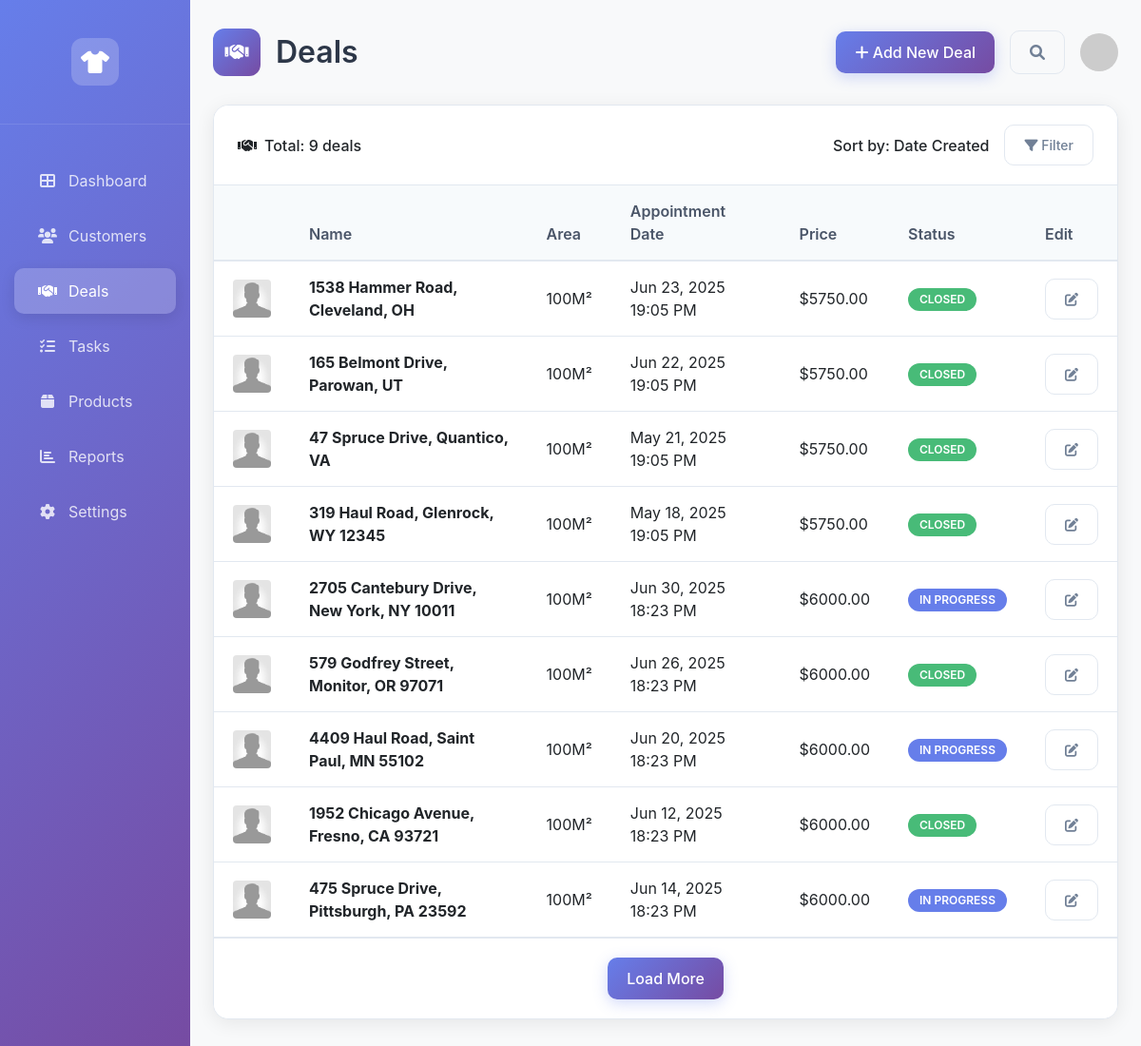
The app's page /deals/ with its own data.
### erp/models.py (models this page shows, shortened)
class Deal(models.Model):
    STATUS_CHOICES = [
        ('in_progress', 'In Progress'),
        ('closed', 'Closed'),
        ('pending', 'Pending'),
    ]
    name = models.CharField(max_length=200)
    area = models.CharField(max_length=50)
    appointment_date = models.DateTimeField()
    price = models.DecimalField(max_digits=10, decimal_places=2)
    status = models.CharField(max_length=20, choices=STATUS_CHOICES, default='pending')
    customer = models.ForeignKey(Customer, on_delete=models.CASCADE, null=True, blank=True)
    created_at = models.DateTimeField(auto_now_add=True)

### erp/views.py (the view)
# urls.py: path('deals/', views.deals_list, name='deals_list'),
def deals_list(request):
    deals = Deal.objects.all().order_by('-created_at')
    total_deals = deals.count()
    context = {
        'deals': deals,
        'total_deals': total_deals,
    }
    return render(request, 'erp/deals.html', context)

### templates/erp/deals.html (shortened to what this page needs)
{% extends 'base.html' %}
{% load static %}
{% block content %}
<div class="page-header">
    <div class="d-flex justify-content-between align-items-center">
        <div class="d-flex align-items-center">
            <div class="page-icon me-3">
                <i class="fas fa-handshake"></i>
            </div>
            <h1 class="page-title">Deals</h1>
        </div>
        <div class="d-flex align-items-center">
            <a href="{% url 'deal_create' %}" class="btn btn-primary me-3">
                <i class="fas fa-plus"></i> Add New Deal
            </a>
            <button class="btn btn-outline-secondary me-3">
                <i class="fas fa-search"></i>
            </button>
            <div class="user-avatar">
                <img src="https://via.placeholder.com/40" alt="User" class="rounded-circle">
            </div>
        </div>
    </div>
</div>
<div class="content-card">
    <div class="card-header">
        <div class="d-flex justify-content-between align-items-center">
            <div class="d-flex align-items-center">
                <i class="fas fa-handshake me-2"></i>
                <span>Total: {{ total_deals }} deals</span>
            </div>
            <div class="d-flex align-items-center">
                <span class="me-3">Sort by: Date Created</span>
                <button class="btn btn-outline-secondary btn-sm">
                    <i class="fas fa-filter"></i> Filter
                </button>
            </div>
        </div>
    </div>
    <div class="table-responsive">
        <table class="table table-hover">
            <thead>
                <tr>
                    <th width="5%"></th>
                    <th>Name</th>
                    <th>Area</th>
                    <th>Appointment Date</th>
                    <th>Price</th>
                    <th>Status</th>
                    <th width="10%">Edit</th>
                </tr>
            </thead>
            <tbody>
                {% for deal in deals %}
                <tr>
                    <td>
                        <div class="deal-avatar">
                            <img src="{%static 'image/images.jpeg'%}" alt="Deal" class="rounded">
                        </div>
                    </td>
                    <td>
                        <strong>{{ deal.name }}</strong>
                    </td>
                    <td>{{ deal.area }}</td>
                    <td>{{ deal.appointment_date|date:"M d, Y H:i A" }}</td>
                    <td>${{ deal.price }}</td>
                    <td>
                        {% if deal.status == 'in_progress' %}
                        <span class="badge bg-primary">IN PROGRESS</span>
                        {% elif deal.status == 'closed' %}
                        <span class="badge bg-success">CLOSED</span>
                        {% else %}
                        <span class="badge bg-secondary">PENDING</span>
                        {% endif %}
                    </td>
                    <td>
                        <button class="btn btn-sm btn-outline-secondary">
                            <i class="fas fa-edit"></i>
                        </button>
                    </td>
                </tr>
                {% empty %}
                <tr>
                    <td colspan="7" class="text-center text-muted py-4">
                        No deals found. <a href="{% url 'deal_create' %}">Add your first deal</a>
                    </td>
                </tr>
                {% endfor %}
            </tbody>
        </table>
    </div>
    {% if deals %}
    <div class="card-footer text-center">
        <button class="btn btn-primary">Load More</button>
    </div>
    {% endif %}
</div>
{% endblock %}

### static/css/style.css (style rules this page uses)
body { font-family: -apple-system, BlinkMacSystemFont, 'Segoe UI', Roboto, sans-serif; background-color: #f8f9fa; margin: 0; padding: 0; }
.page-header, .dashboard-header { margin-bottom: 30px; }
.page-title { font-size: 2rem; font-weight: 600; color: #2d3748; margin: 0; }
.page-icon { width: 50px; height: 50px; background: linear-gradient(135deg, #667eea 0%, #764ba2 100%); border-radius: 12px; display: flex; align-items: center; justify-content: center; color: white; font-size: 20px; }
.content-card { background: white; border-radius: 16px; box-shadow: 0 4px 20px rgba(0,0,0,0.08); border: 1px solid #e2e8f0; overflow: hidden; }
.content-card .card-header { background: white; border-bottom: 1px solid #e2e8f0; padding: 20px 25px; font-weight: 500; }
.card-header { background: white; border-bottom: 1px solid #e2e8f0; padding: 20px 25px; font-weight: 500; }
.table { margin-bottom: 0; }
.table th { border-top: none; border-bottom: 2px solid #e2e8f0; font-weight: 600; color: #4a5568; padding: 15px 20px; background: #f7fafc; }
.table td { padding: 15px 20px; vertical-align: middle; border-bottom: 1px solid #e2e8f0; }
.customer-avatar img, .deal-avatar img, .user-avatar img { width: 40px; height: 40px; object-fit: cover; }
.badge { font-size: 0.75rem; font-weight: 600; padding: 6px 12px; border-radius: 20px; }
.bg-primary { background-color: #667eea !important; }
.bg-success { background-color: #48bb78 !important; }
.btn { border-radius: 10px; font-weight: 500; padding: 10px 20px; transition: all 0.3s ease; }
.btn-primary { background: linear-gradient(135deg, #667eea 0%, #764ba2 100%); border: none; box-shadow: 0 4px 15px rgba(102, 126, 234, 0.3); }
.btn-outline-secondary { border-color: #e2e8f0; color: #718096; }
.card-footer { background: white; border-top: 1px solid #e2e8f0; padding: 20px 25px; }

### records on screen
Deal: name "1538 Hammer Road, Cleveland, OH", area "100M²", appointment_date "Jun 23, 2025 19:05 PM", price "5750.00", status "CLOSED"
Deal: name "165 Belmont Drive, Parowan, UT", area "100M²", appointment_date "Jun 22, 2025 19:05 PM", price "5750.00", status "CLOSED"
Deal: name "47 Spruce Drive, Quantico, VA", area "100M²", appointment_date "May 21, 2025 19:05 PM", price "5750.00", status "CLOSED"
Deal: name "319 Haul Road, Glenrock, WY 12345", area "100M²", appointment_date "May 18, 2025 19:05 PM", price "5750.00", status "CLOSED"
Deal: name "2705 Cantebury Drive, New York, NY 10011", area "100M²", appointment_date "Jun 30, 2025 18:23 PM", price "6000.00", status "IN PROGRESS"
Deal: name "579 Godfrey Street, Monitor, OR 97071", area "100M²", appointment_date "Jun 26, 2025 18:23 PM", price "6000.00", status "CLOSED"
Deal: name "4409 Haul Road, Saint Paul, MN 55102", area "100M²", appointment_date "Jun 20, 2025 18:23 PM", price "6000.00", status "IN PROGRESS"
Deal: name "1952 Chicago Avenue, Fresno, CA 93721", area "100M²", appointment_date "Jun 12, 2025 18:23 PM", price "6000.00", status "CLOSED"
Deal: name "475 Spruce Drive, Pittsburgh, PA 23592", area "100M²", appointment_date "Jun 14, 2025 18:23 PM", price "6000.00", status "IN PROGRESS"

### other values on screen
{{ total_deals }} "9"
